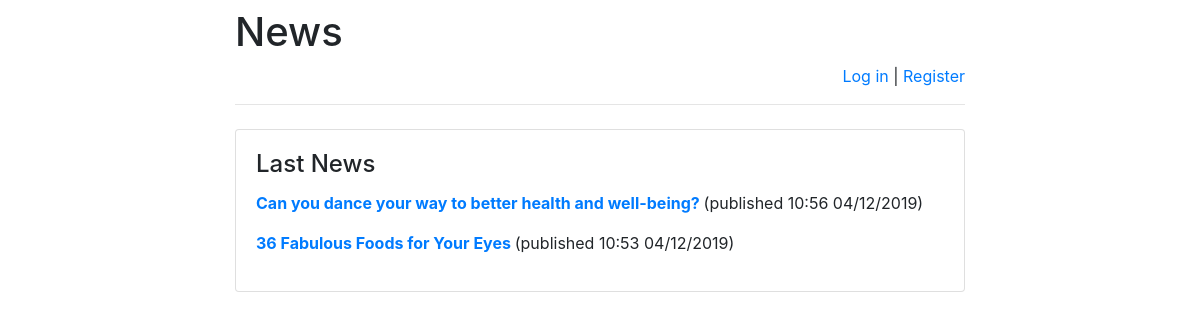
Page /news/ on the committed database.
### news/models.py (models this page shows, shortened)
class Post(models.Model):
    author = models.ForeignKey(settings.AUTH_USER_MODEL, on_delete=models.PROTECT)
    title = models.CharField(max_length=200)
    text = models.TextField()
    show = models.BooleanField('show', default=True)
    created_date = models.DateTimeField(default=timezone.now)
    published_date = models.DateTimeField(default=timezone.now)
    category = models.ForeignKey(Category, verbose_name='category', on_delete=models.CASCADE)
    class Meta:
        ordering = ['-created_date']
        verbose_name = 'post'
        verbose_name_plural = 'news'

### news/views.py (the view)
def index(request):
    news = Post.objects.order_by('-published_date')
    context = {
        'news': news,
    }
    return render(request,
                  'index.html', context)

### news/templates/index.html (shortened to what this page needs)
{% extends 'base.html' %}
{% block main %}
    <h4 class="card-title">Last News</h4>
	{% for post in news %}
		<p>
			<strong>
				<a href="/news/{{ post.id }}/">
					{{post.title}}
				</a>
			</strong>
			(published {{post.published_date|date:'H:i d/m/Y'}})
		</p>
	{% empty %}
		<p>No news</p>
	{% endfor %}
{% endblock %}

### rows in the picture
Post: title "Can you dance your way to better health and well-being?", published_date "10:56 04/12/2019"
Post: title "36 Fabulous Foods for Your Eyes", published_date "10:53 04/12/2019"
